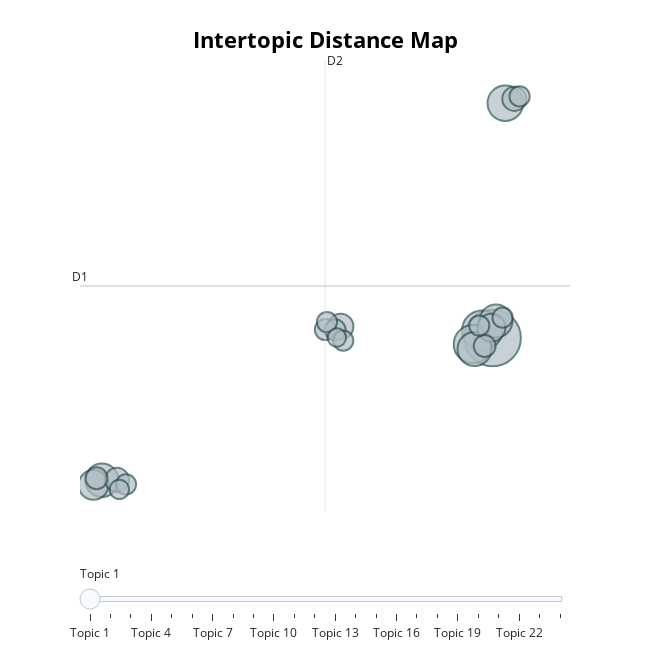

Here is the notebook cell this chart was saved with:
### Code cell
topic_model.visualize_topics()

### Figure 1 — Plotly figure (JSON) as saved in the notebook; plotly's stock layout.template omitted (floating-point values rounded to 4 significant figures)
{"data": [{"customdata": [[1, "op | kreisler | korngold | piano | brod", 94], [2, "schönberg | schnabel | ksv | schoenberg | arnold", 47], [3, "martinů | haas | milhaud | jessel | op", 43], [4, "000 | hitler | guerra | reich | germany", 37], [5, "stravinsky | stravinskij | ms | vladigerov | igor", 34], [6, "steffan | steuermann | spoliansky | wien | ernst", 33], [7, "webern | hartmann | anton | klein | op", 32], [8, "tal | israel | ben | nadel | berlin", 26], [9, "adorno | op | theodor | frankfurt | adornos", 23], [10, "blech | leo | brand | berlin | deutsch", 19], [11, "horthy | slowakei | hungary | slovakia | bratislava", 17], [12, "hollaender | friedrich | mohaupt | richard | berlin", 17], [13, "szpilman | szell | cleveland | władysław | orchestra", 14], [14, "rosenthal | tintner | weiss | mittler | kraus", 14], [15, "kahn | éd | op | oclc | matrizennummer", 13], [16, "op | gál | piano | violin | hans", 13], [17, "الموسيقى | الملحنين | composers | الملحنون | music", 12], [18, "gold | goldschmidt | ernest | berthold | piano", 12], [19, "eisler | brecht | hanns | eysler | wurde", 12], [20, "opus | musik | pisk | flothuis | melos", 12], [21, "van | gilse | kentner | delden | lex", 12], [22, "soas | hamburg | universität | university | school", 12], [23, "riesenfeld | directed | salter | regia | hugo", 11], [24, "op | braunfels | woo | hermann | klavier", 10]], "hovertemplate": "<b>Topic %{customdata[0]}</b><br>Words: %{customdata[1]}<br>Size: %{customdata[2]}", "legendgroup": "", "marker": {"color": "#B0BEC5", "line": {"color": "DarkSlateGrey", "width": 2}, "size": [94, 47, 43, 37, 34, 33, 32, 26, 23, 19, 17, 17, 14, 14, 13, 13, 12, 12, 12, 12, 12, 12, 11, 10], "sizemode": "area", "sizeref": 0.05875, "symbol": "circle"}, "mode": "markers", "name": "", "orientation": "v", "showlegend": false, "type": "scatter", "x": [10.98, 10.61, 10.28, 11.43, 10.34, -2.892, 11.1, -3.193, 10.94, 5.585, 11.75, -2.359, 10.7, -3.085, 5.04, 5.387, 11.33, -2.039, 10.51, 5.098, 5.676, 11.94, -2.274, 5.449], "xaxis": "x", "y": [0.07843, 0.6471, -0.3806, 17.62, -0.747, -10.54, 1.343, -10.9, 0.8397, 0.9382, 17.94, -10.52, -0.5206, -10.4, 0.71, 0.6856, 1.6, -10.85, 1.006, 1.268, -0.1167, 18.13, -11.24, 0.1086], "yaxis": "y"}], "layout": {"annotations": [{"showarrow": false, "text": "D1", "x": -3.672, "y": 3.963, "yshift": 10}, {"showarrow": false, "text": "D2", "x": 5.028, "xshift": 10, "y": 20.85}], "height": 650, "hoverlabel": {"bgcolor": "white", "font": {"family": "Rockwell", "size": 16}}, "legend": {"itemsizing": "constant", "tracegroupgap": 0}, "margin": {"t": 60}, "shapes": [{"line": {"color": "#CFD8DC", "width": 2}, "type": "line", "x0": 5.028, "x1": 5.028, "y0": -12.92, "y1": 20.85}, {"line": {"color": "#9E9E9E", "width": 2}, "type": "line", "x0": -3.672, "x1": 13.73, "y0": 3.963, "y1": 3.963}], "sliders": [{"active": 0, "pad": {"t": 50}, "steps": [{"args": [{"marker.color": [["red", "#B0BEC5", "#B0BEC5", "#B0BEC5", "#B0BEC5", "#B0BEC5", "#B0BEC5", "#B0BEC5", "#B0BEC5", "#B0BEC5", "#B0BEC5", "#B0BEC5", "#B0BEC5", "#B0BEC5", "#B0BEC5", "#B0BEC5", "#B0BEC5", "#B0BEC5", "#B0BEC5", "#B0BEC5", "#B0BEC5", "#B0BEC5", "#B0BEC5", "#B0BEC5"]]}], "label": "Topic 1", "method": "update"}, {"args": [{"marker.color": [["#B0BEC5", "red", "#B0BEC5", "#B0BEC5", "#B0BEC5", "#B0BEC5", "#B0BEC5", "#B0BEC5", "#B0BEC5", "#B0BEC5", "#B0BEC5", "#B0BEC5", "#B0BEC5", "#B0BEC5", "#B0BEC5", "#B0BEC5", "#B0BEC5", "#B0BEC5", "#B0BEC5", "#B0BEC5", "#B0BEC5", "#B0BEC5", "#B0BEC5", "#B0BEC5"]]}], "label": "Topic 2", "method": "update"}, {"args": [{"marker.color": [["#B0BEC5", "#B0BEC5", "red", "#B0BEC5", "#B0BEC5", "#B0BEC5", "#B0BEC5", "#B0BEC5", "#B0BEC5", "#B0BEC5", "#B0BEC5", "#B0BEC5", "#B0BEC5", "#B0BEC5", "#B0BEC5", "#B0BEC5", "#B0BEC5", "#B0BEC5", "#B0BEC5", "#B0BEC5", "#B0BEC5", "#B0BEC5", "#B0BEC5", "#B0BEC5"]]}], "label": "Topic 3", "method": "update"}, {"args": [{"marker.color": [["#B0BEC5", "#B0BEC5", "#B0BEC5", "red", "#B0BEC5", "#B0BEC5", "#B0BEC5", "#B0BEC5", "#B0BEC5", "#B0BEC5", "#B0BEC5", "#B0BEC5", "#B0BEC5", "#B0BEC5", "#B0BEC5", "#B0BEC5", "#B0BEC5", "#B0BEC5", "#B0BEC5", "#B0BEC5", "#B0BEC5", "#B0BEC5", "#B0BEC5", "#B0BEC5"]]}], "label": "Topic 4", "method": "update"}, {"args": [{"marker.color": [["#B0BEC5", "#B0BEC5", "#B0BEC5", "#B0BEC5", "red", "#B0BEC5", "#B0BEC5", "#B0BEC5", "#B0BEC5", "#B0BEC5", "#B0BEC5", "#B0BEC5", "#B0BEC5", "#B0BEC5", "#B0BEC5", "#B0BEC5", "#B0BEC5", "#B0BEC5", "#B0BEC5", "#B0BEC5", "#B0BEC5", "#B0BEC5", "#B0BEC5", "#B0BEC5"]]}], "label": "Topic 5", "method": "update"}, {"args": [{"marker.color": [["#B0BEC5", "#B0BEC5", "#B0BEC5", "#B0BEC5", "#B0BEC5", "red", "#B0BEC5", "#B0BEC5", "#B0BEC5", "#B0BEC5", "#B0BEC5", "#B0BEC5", "#B0BEC5", "#B0BEC5", "#B0BEC5", "#B0BEC5", "#B0BEC5", "#B0BEC5", "#B0BEC5", "#B0BEC5", "#B0BEC5", "#B0BEC5", "#B0BEC5", "#B0BEC5"]]}], "label": "Topic 6", "method": "update"}, {"args": [{"marker.color": [["#B0BEC5", "#B0BEC5", "#B0BEC5", "#B0BEC5", "#B0BEC5", "#B0BEC5", "red", "#B0BEC5", "#B0BEC5", "#B0BEC5", "#B0BEC5", "#B0BEC5", "#B0BEC5", "#B0BEC5", "#B0BEC5", "#B0BEC5", "#B0BEC5", "#B0BEC5", "#B0BEC5", "#B0BEC5", "#B0BEC5", "#B0BEC5", "#B0BEC5", "#B0BEC5"]]}], "label": "Topic 7", "method": "update"}, {"args": [{"marker.color": [["#B0BEC5", "#B0BEC5", "#B0BEC5", "#B0BEC5", "#B0BEC5", "#B0BEC5", "#B0BEC5", "red", "#B0BEC5", "#B0BEC5", "#B0BEC5", "#B0BEC5", "#B0BEC5", "#B0BEC5", "#B0BEC5", "#B0BEC5", "#B0BEC5", "#B0BEC5", "#B0BEC5", "#B0BEC5", "#B0BEC5", "#B0BEC5", "#B0BEC5", "#B0BEC5"]]}], "label": "Topic 8", "method": "update"}, {"args": [{"marker.color": [["#B0BEC5", "#B0BEC5", "#B0BEC5", "#B0BEC5", "#B0BEC5", "#B0BEC5", "#B0BEC5", "#B0BEC5", "red", "#B0BEC5", "#B0BEC5", "#B0BEC5", "#B0BEC5", "#B0BEC5", "#B0BEC5", "#B0BEC5", "#B0BEC5", "#B0BEC5", "#B0BEC5", "#B0BEC5", "#B0BEC5", "#B0BEC5", "#B0BEC5", "#B0BEC5"]]}], "label": "Topic 9", "method": "update"}, {"args": [{"marker.color": [["#B0BEC5", "#B0BEC5", "#B0BEC5", "#B0BEC5", "#B0BEC5", "#B0BEC5", "#B0BEC5", "#B0BEC5", "#B0BEC5", "red", "#B0BEC5", "#B0BEC5", "#B0BEC5", "#B0BEC5", "#B0BEC5", "#B0BEC5", "#B0BEC5", "#B0BEC5", "#B0BEC5", "#B0BEC5", "#B0BEC5", "#B0BEC5", "#B0BEC5", "#B0BEC5"]]}], "label": "Topic 10", "method": "update"}, {"args": [{"marker.color": [["#B0BEC5", "#B0BEC5", "#B0BEC5", "#B0BEC5", "#B0BEC5", "#B0BEC5", "#B0BEC5", "#B0BEC5", "#B0BEC5", "#B0BEC5", "red", "#B0BEC5", "#B0BEC5", "#B0BEC5", "#B0BEC5", "#B0BEC5", "#B0BEC5", "#B0BEC5", "#B0BEC5", "#B0BEC5", "#B0BEC5", "#B0BEC5", "#B0BEC5", "#B0BEC5"]]}], "label": "Topic 11", "method": "update"}, {"args": [{"marker.color": [["#B0BEC5", "#B0BEC5", "#B0BEC5", "#B0BEC5", "#B0BEC5", "#B0BEC5", "#B0BEC5", "#B0BEC5", "#B0BEC5", "#B0BEC5", "#B0BEC5", "red", "#B0BEC5", "#B0BEC5", "#B0BEC5", "#B0BEC5", "#B0BEC5", "#B0BEC5", "#B0BEC5", "#B0BEC5", "#B0BEC5", "#B0BEC5", "#B0BEC5", "#B0BEC5"]]}], "label": "Topic 12", "method": "update"}, {"args": [{"marker.color": [["#B0BEC5", "#B0BEC5", "#B0BEC5", "#B0BEC5", "#B0BEC5", "#B0BEC5", "#B0BEC5", "#B0BEC5", "#B0BEC5", "#B0BEC5", "#B0BEC5", "#B0BEC5", "red", "#B0BEC5", "#B0BEC5", "#B0BEC5", "#B0BEC5", "#B0BEC5", "#B0BEC5", "#B0BEC5", "#B0BEC5", "#B0BEC5", "#B0BEC5", "#B0BEC5"]]}], "label": "Topic 13", "method": "update"}, {"args": [{"marker.color": [["#B0BEC5", "#B0BEC5", "#B0BEC5", "#B0BEC5", "#B0BEC5", "#B0BEC5", "#B0BEC5", "#B0BEC5", "#B0BEC5", "#B0BEC5", "#B0BEC5", "#B0BEC5", "#B0BEC5", "red", "#B0BEC5", "#B0BEC5", "#B0BEC5", "#B0BEC5", "#B0BEC5", "#B0BEC5", "#B0BEC5", "#B0BEC5", "#B0BEC5", "#B0BEC5"]]}], "label": "Topic 14", "method": "update"}, {"args": [{"marker.color": [["#B0BEC5", "#B0BEC5", "#B0BEC5", "#B0BEC5", "#B0BEC5", "#B0BEC5", "#B0BEC5", "#B0BEC5", "#B0BEC5", "#B0BEC5", "#B0BEC5", "#B0BEC5", "#B0BEC5", "#B0BEC5", "red", "#B0BEC5", "#B0BEC5", "#B0BEC5", "#B0BEC5", "#B0BEC5", "#B0BEC5", "#B0BEC5", "#B0BEC5", "#B0BEC5"]]}], "label": "Topic 15", "method": "update"}, {"args": [{"marker.color": [["#B0BEC5", "#B0BEC5", "#B0BEC5", "#B0BEC5", "#B0BEC5", "#B0BEC5", "#B0BEC5", "#B0BEC5", "#B0BEC5", "#B0BEC5", "#B0BEC5", "#B0BEC5", "#B0BEC5", "#B0BEC5", "#B0BEC5", "red", "#B0BEC5", "#B0BEC5", "#B0BEC5", "#B0BEC5", "#B0BEC5", "#B0BEC5", "#B0BEC5", "#B0BEC5"]]}], "label": "Topic 16", "method": "update"}, {"args": [{"marker.color": [["#B0BEC5", "#B0BEC5", "#B0BEC5", "#B0BEC5", "#B0BEC5", "#B0BEC5", "#B0BEC5", "#B0BEC5", "#B0BEC5", "#B0BEC5", "#B0BEC5", "#B0BEC5", "#B0BEC5", "#B0BEC5", "#B0BEC5", "#B0BEC5", "red", "#B0BEC5", "#B0BEC5", "#B0BEC5", "#B0BEC5", "#B0BEC5", "#B0BEC5", "#B0BEC5"]]}], "label": "Topic 17", "method": "update"}, {"args": [{"marker.color": [["#B0BEC5", "#B0BEC5", "#B0BEC5", "#B0BEC5", "#B0BEC5", "#B0BEC5", "#B0BEC5", "#B0BEC5", "#B0BEC5", "#B0BEC5", "#B0BEC5", "#B0BEC5", "#B0BEC5", "#B0BEC5", "#B0BEC5", "#B0BEC5", "#B0BEC5", "red", "#B0BEC5", "#B0BEC5", "#B0BEC5", "#B0BEC5", "#B0BEC5", "#B0BEC5"]]}], "label": "Topic 18", "method": "update"}, {"args": [{"marker.color": [["#B0BEC5", "#B0BEC5", "#B0BEC5", "#B0BEC5", "#B0BEC5", "#B0BEC5", "#B0BEC5", "#B0BEC5", "#B0BEC5", "#B0BEC5", "#B0BEC5", "#B0BEC5", "#B0BEC5", "#B0BEC5", "#B0BEC5", "#B0BEC5", "#B0BEC5", "#B0BEC5", "red", "#B0BEC5", "#B0BEC5", "#B0BEC5", "#B0BEC5", "#B0BEC5"]]}], "label": "Topic 19", "method": "update"}, {"args": [{"marker.color": [["#B0BEC5", "#B0BEC5", "#B0BEC5", "#B0BEC5", "#B0BEC5", "#B0BEC5", "#B0BEC5", "#B0BEC5", "#B0BEC5", "#B0BEC5", "#B0BEC5", "#B0BEC5", "#B0BEC5", "#B0BEC5", "#B0BEC5", "#B0BEC5", "#B0BEC5", "#B0BEC5", "#B0BEC5", "red", "#B0BEC5", "#B0BEC5", "#B0BEC5", "#B0BEC5"]]}], "label": "Topic 20", "method": "update"}, {"args": [{"marker.color": [["#B0BEC5", "#B0BEC5", "#B0BEC5", "#B0BEC5", "#B0BEC5", "#B0BEC5", "#B0BEC5", "#B0BEC5", "#B0BEC5", "#B0BEC5", "#B0BEC5", "#B0BEC5", "#B0BEC5", "#B0BEC5", "#B0BEC5", "#B0BEC5", "#B0BEC5", "#B0BEC5", "#B0BEC5", "#B0BEC5", "red", "#B0BEC5", "#B0BEC5", "#B0BEC5"]]}], "label": "Topic 21", "method": "update"}, {"args": [{"marker.color": [["#B0BEC5", "#B0BEC5", "#B0BEC5", "#B0BEC5", "#B0BEC5", "#B0BEC5", "#B0BEC5", "#B0BEC5", "#B0BEC5", "#B0BEC5", "#B0BEC5", "#B0BEC5", "#B0BEC5", "#B0BEC5", "#B0BEC5", "#B0BEC5", "#B0BEC5", "#B0BEC5", "#B0BEC5", "#B0BEC5", "#B0BEC5", "red", "#B0BEC5", "#B0BEC5"]]}], "label": "Topic 22", "method": "update"}, {"args": [{"marker.color": [["#B0BEC5", "#B0BEC5", "#B0BEC5", "#B0BEC5", "#B0BEC5", "#B0BEC5", "#B0BEC5", "#B0BEC5", "#B0BEC5", "#B0BEC5", "#B0BEC5", "#B0BEC5", "#B0BEC5", "#B0BEC5", "#B0BEC5", "#B0BEC5", "#B0BEC5", "#B0BEC5", "#B0BEC5", "#B0BEC5", "#B0BEC5", "#B0BEC5", "red", "#B0BEC5"]]}], "label": "Topic 23", "method": "update"}, {"args": [{"marker.color": [["#B0BEC5", "#B0BEC5", "#B0BEC5", "#B0BEC5", "#B0BEC5", "#B0BEC5", "#B0BEC5", "#B0BEC5", "#B0BEC5", "#B0BEC5", "#B0BEC5", "#B0BEC5", "#B0BEC5", "#B0BEC5", "#B0BEC5", "#B0BEC5", "#B0BEC5", "#B0BEC5", "#B0BEC5", "#B0BEC5", "#B0BEC5", "#B0BEC5", "#B0BEC5", "red"]]}], "label": "Topic 24", "method": "update"}]}], "title": {"font": {"color": "Black", "size": 22}, "text": "<b>Intertopic Distance Map", "x": 0.5, "xanchor": "center", "y": 0.95, "yanchor": "top"}, "width": 650, "xaxis": {"anchor": "y", "domain": [0, 1], "range": [-3.672, 13.73], "title": {"text": ""}, "visible": false}, "yaxis": {"anchor": "x", "domain": [0, 1], "range": [-12.92, 20.85], "title": {"text": ""}, "visible": false}}}
